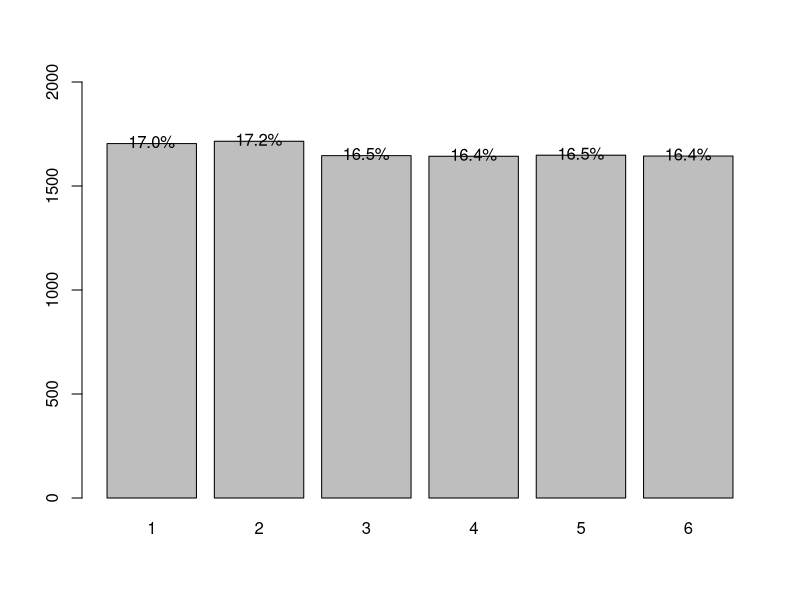

Source code (R):
## ---- chunk 1
prices <- c(1.3, 1.2)

# Gross return
# Formula Rg(t) = S(t)/S(t-1)
gross <- prices[2] / prices[1]
gross

# Net return
# Formula r(t) = S(t)/S(t-1) - 1
net <- prices[2]/ prices[1] - 1
net

# Log return
# Formula:
# Rlog(t) = log(1 + r(1)) = log(S(t) / S(t-1)) = log(S(t)) - log(S(t-1))
# You may need to know the logarithm rules (product rule, power rule, quotient rule, etc), see: https://www.google.com.hk/search?q=logarithm+rules&oq=logarithm+rules&aqs=chrome..69i57j0l5.4676j0j7&sourceid=chrome&ie=UTF-8
diff(log(prices))
## ---- chunk 2
# Mean is also know as the `expected value`
# E(X) = `the weighted average of the values in the range of X`

prob_dice <- rep(1/6, 6) # The probability of rollin a dice (0.1666667 0.1666667 0.1666667 0.1666667 0.1666667 0.1666667)
sum(prob_dice) # should be 100%

dice <- 1:6 # Possible result of rolling a dice
samples <- table(sample(dice, size=10000, prob=prob_dice, replace=T)) # Roll a dice 100 times, and build an contingency table of counts

labels <- sprintf("%0.1f%%", samples / sum(samples) * 100)
bar_samples <- barplot(samples, ylim=c(0, 2000))
text(x=bar_samples, y=samples+10, label=labels)
expected_value <- sum(prob_dice * dice) # 3.5
